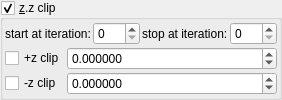
    <widget class="MyGroupBox" name="groupCheck_transf_function_enabledJ_false">
     <property name="title">
      <string>&amp;z.z clip</string>
     </property>
     <property name="checkable">
      <bool>true</bool>
     </property>
     <layout class="QVBoxLayout" name="verticalLayout_18" stretch="0,0">
      <property name="spacing">
       <number>2</number>
      </property>
      <property name="leftMargin">
       <number>2</number>
      </property>
      <property name="topMargin">
       <number>2</number>
      </property>
      <property name="rightMargin">
       <number>2</number>
      </property>
      <property name="bottomMargin">
       <number>2</number>
      </property>
      <item>
       <layout class="QHBoxLayout" name="horizontalLayout_23" stretch="0,1,0,1">
        <item>
         <widget class="QLabel" name="label_104">
          <property name="text">
           <string>start at iteration:</string>
          </property>
         </widget>
        </item>
        <item>
         <widget class="MySpinBox" name="spinboxInt_transf_start_iterations_T">
          <property name="sizePolicy">
           <sizepolicy hsizetype="Minimum" vsizetype="Maximum">
            <horstretch>0</horstretch>
            <verstretch>0</verstretch>
           </sizepolicy>
          </property>
          <property name="minimum">
           <number>0</number>
          </property>
          <property name="maximum">
           <number>999</number>
          </property>
          <property name="value">
           <number>0</number>
          </property>
         </widget>
        </item>
        <item>
         <widget class="QLabel" name="label_76">
          <property name="text">
           <string>stop at iteration:</string>
          </property>
         </widget>
        </item>
        <item>
         <widget class="MySpinBox" name="spinboxInt_transf_stop_iterationsT_1">
          <property name="sizePolicy">
           <sizepolicy hsizetype="Preferred" vsizetype="Maximum">
            <horstretch>0</horstretch>
            <verstretch>0</verstretch>
           </sizepolicy>
          </property>
          <property name="maximum">
           <number>999</number>
          </property>
         </widget>
        </item>
       </layout>
      </item>
      <item>
       <layout class="QGridLayout" name="gridLayout_60" columnstretch="0,1">
        <property name="spacing">
         <number>2</number>
        </property>
        <item row="0" column="1">
         <widget class="MyDoubleSpinBox" name="spinbox_transf_offsetE_0">
          <property name="sizePolicy">
           <sizepolicy hsizetype="Minimum" vsizetype="Maximum">
            <horstretch>0</horstretch>
            <verstretch>0</verstretch>
           </sizepolicy>
          </property>
          <property name="prefix">
           <string/>
          </property>
          <property name="suffix">
           <string/>
          </property>
          <property name="decimals">
           <number>6</number>
          </property>
          <property name="minimum">
           <double>-99.998999999999995</double>
          </property>
          <property name="maximum">
           <double>99.998999999999995</double>
          </property>
          <property name="singleStep">
           <double>0.100000000000000</double>
          </property>
         </widget>
        </item>
        <item row="1" column="0">
         <widget class="MyCheckBox" name="checkBox_transf_function_enabledF_false">
          <property name="enabled">
           <bool>true</bool>
          </property>
          <property name="font">
           <font>
            <weight>50</weight>
            <bold>false</bold>
           </font>
          </property>
          <property name="text">
           <string>-z clip</string>
          </property>
         </widget>
        </item>
        <item row="1" column="1">
         <widget class="MyDoubleSpinBox" name="spinbox_transf_offsetF_0">
          <property name="sizePolicy">
           <sizepolicy hsizetype="Minimum" vsizetype="Maximum">
            <horstretch>0</horstretch>
            <verstretch>0</verstretch>
           </sizepolicy>
          </property>
          <property name="prefix">
           <string/>
          </property>
          <property name="suffix">
           <string/>
          </property>
          <property name="decimals">
           <number>6</number>
          </property>
          <property name="minimum">
           <double>-99.998999999999995</double>
          </property>
          <property name="maximum">
           <double>99.998999999999995</double>
          </property>
          <property name="singleStep">
           <double>0.100000000000000</double>
          </property>
         </widget>
        </item>
        <item row="0" column="0">
         <widget class="MyCheckBox" name="checkBox_transf_function_enabledE_false">
          <property name="enabled">
           <bool>true</bool>
          </property>
          <property name="font">
           <font>
            <weight>50</weight>
            <bold>false</bold>
           </font>
          </property>
          <property name="text">
           <string>+z clip</string>
          </property>
         </widget>
        </item>
       </layout>
      </item>
     </layout>
    </widget>
